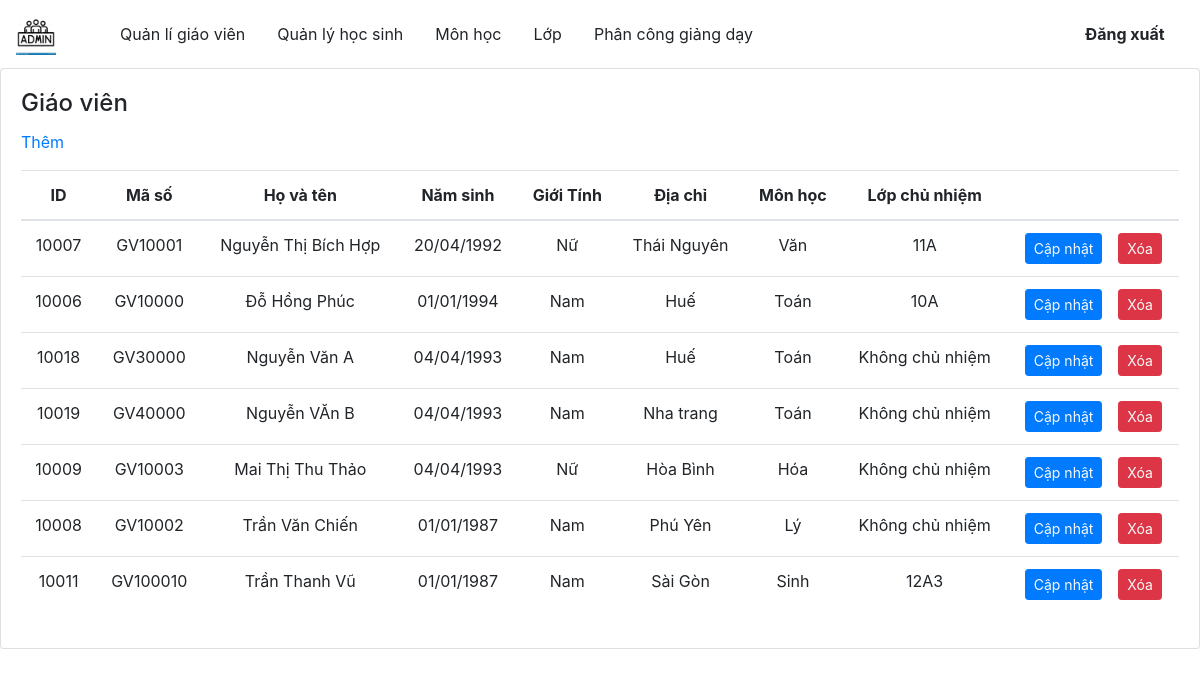
Page /admin/Giaovien on the committed database.
### tables this page shows
CREATE TABLE `giaovien` (
  `id_giaovien` int(11) NOT NULL,
  `msgv` varchar(11) NOT NULL,
  `tengv` varchar(30) DEFAULT NULL,
  `namsinh` date NOT NULL,
  `gioitinh` varchar(30) NOT NULL,
  `diachi` varchar(30) NOT NULL,
  `id_monhoc` int(11) DEFAULT NULL
);

CREATE TABLE `monhoc` (
  `id_monhoc` int(11) NOT NULL,
  `mamh` varchar(11) NOT NULL,
  `tenmh` varchar(30) DEFAULT NULL,
  `sotiet` int(11) DEFAULT NULL
);

CREATE TABLE `lop` (
  `id_lop` int(11) NOT NULL,
  `malop` varchar(11) NOT NULL,
  `tenlop` varchar(30) DEFAULT NULL,
  `siso` int(11) DEFAULT NULL,
  `id_msgv` int(11) DEFAULT NULL,
  `id_nam` int(11) DEFAULT NULL
);

### admin/Controllers/Giaovien.php (called while the page is built, shortened)
<?php
    require_once'./Models/Giaovien.php';
    class Giaovien {
       function index(){
          $datagv= new GiaovienModel();
          $r =  $datagv->getGv();
         require_once'./Views/Giaovien.php';
       }
   }
?>

### admin/index.php (called while the page is built, shortened)
<?php
    require_once'./Controllers/app.php';
    $app =new App();
?>

### admin/Models/Connect.php (called while the page is built)
<?php
    class Connect{
        var $db=null;
        public function __construct(){
            $dsn='mysql:host=localhost;dbname=hocba';
            $user='root';
            $pass= "";
            try {
                $this->db=new PDO($dsn,$user,$pass,array(PDO::MYSQL_ATTR_INIT_COMMAND=>"SET NAMES utf8"));
            } catch (PDOException $e) {
                echo $e->getMessage();
                exit();
            }
        }
        function exutedQuery($sql){
            try{
                $results=$this->db->prepare($sql);
                return $results;
            }
            catch (PDOException $e) {
                echo $e->getMessage();
                 echo "Ko thành công";
                exit();
            }
        }
    }
?>

### admin/Models/Giaovien.php (called while the page is built, shortened)
<?php
    require_once'Connect.php';
    class GiaovienModel{
        function getGv(){
            $sql ="Select giaovien.id_giaovien, giaovien.msgv,tengv,Date_format(namsinh,'%d/%m/%Y') as 'namsinh',gioitinh,diachi,tenmh,tenlop
            from giaovien LEFT JOIN lop on giaovien.id_giaovien=lop.id_msgv,monhoc
            where  giaovien.id_monhoc=monhoc.id_monhoc
                    ";
            $db= new Connect();
            $results = $db->exutedQuery($sql);
            $results->execute();
            return $results;
        }
    }
?>

### admin/Views/Giaovien.php (the view, shortened to what this page needs)
<!DOCTYPE html>
<html lang="en">
<?php  include'link.php'; ?>
<body>
    <div class="container-scroller">
        <?php  include'menu.php'; ?>
        <div class="main-panel">
            <div class="row ">
                <div class="col-lg-12 grid-margin stretch-card">
                    <div class="card">
                        <div class="card-body">
                            <h4 class="card-title">Giáo viên</h4>
                            <a href="http://localhost/PHP/project/hocba/admin/Giaovien/add"class="card-description"> Thêm</a>
                            <table class="table ">
                                <thead>
                                    <tr class="text-center">
                                        <th  style="font-weight: bold;"> ID </th>
                                        <th  style="font-weight: bold;"> Mã số </th>
                                        <th style="font-weight: bold;"> Họ và tên </th>
                                        <th  style="font-weight: bold;"> Năm sinh </th>
                                        <th style="font-weight: bold;"> Giới Tính </th>
                                        <th style="font-weight: bold;"> Địa chỉ </th>
                                        <th style="font-weight: bold;"> Môn học</th>
                                        <th style="font-weight: bold;"> Lớp chủ nhiệm</th>
                                        <th> </th>
                                    </tr>
                                </thead>
                                <tbody>
                                <?php
                                while($row = $r->fetch()):
                                ?>
                                    <tr class="text-center">
                                        <td> <?php echo $row['id_giaovien'] ;?> </td>
                                        <td> <?php echo $row['msgv'] ;?> </td>
                                        <td>  <?php echo $row['tengv'] ;?> </td>
                                        <td> <?php echo $row['namsinh'] ;?></td>
                                        <td>  <?php echo $row['gioitinh'] ;?></td>
                                        <td> <?php echo $row['diachi'] ;?> </td>
                                        <td>  <?php echo $row['tenmh'] ;?> </td>
                                        <td>  <?php if($row['tenlop']!=null) echo $row['tenlop'];
                                                    else echo "Không chủ nhiệm";
                                               ?>
                                        </td>
                                        <td>
                                            <?php
                                                echo "<button type='button' class='btn btn-primary btn-sm'>
                                                <a class='text-light' href='Giaovien/edit/".$row['id_giaovien']."'> Cập nhật </a> </button>";
                                                echo "<button type='button' class='btn btn-danger btn-sm ml-3'>
                                                <a class='text-light' href='Giaovien/delete/".$row['id_giaovien']."'>Xóa </a> </button>";
                                            ?>
                                        </td>
                                    </tr>
                                    <?php
                                    endwhile;
                                    ?>
                                </tbody>
                            </table>
                        </div>
                    </div>
                </div>
            </div>
        </div>
    </div>
</body>
</head>

### admin/Controllers/app.php (shortened to what this page needs)
<?php
class app{
    private $controller;
    private $action;
   function __construct(){
    $this->controller="Home";
    $this->action="index";
    $this->handelUrl();
   }
   function getUrl(){
       if(isset($_SERVER["PATH_INFO"])){
           $url = $_SERVER["PATH_INFO"];
       }
       else
           $url="/";
        return $url;
   }
   function handelUrl(){
        $url =$this->getUrl();
        $url= explode("/", filter_var(trim($url,"/"),));
        $url=array_values($url);
        if(!empty($url[0])){
            $this->controller = ucfirst($url[0]);
            unset($url[0]);
        }
        $this->params=$url?array_values($url):[];
        if(method_exists($this->controller,$this->action)){
            call_user_func_array([new $this->controller,$this->action],$this->params);
        }
}
}
?>

### admin/Views/link.php (shortened to what this page needs)
<head>
    <link rel="stylesheet" href="https://maxcdn.bootstrapcdn.com/bootstrap/4.5.2/css/bootstrap.min.css">
</head>

### admin/Views/menu.php (shortened to what this page needs)
<nav class="navbar navbar-expand-sm navbar-dark">
    <a class="navbar-brand" href="http://localhost/PHP/project/hocba/admin/">
    <img src="./public/img/three-persons-admin-icon-outline-style-vector-web-design-isolated-white-background-179719844.jpg" alt="logo" style="width:40px;">
    </a>
    <ul class="nav ">
        <li class="nav-item nav-profile">
            <a href="#" class="nav-link ">
            </a>
        </li>
        <li class="nav-item">
            <a class="nav-link" href="http://localhost/PHP/project/hocba/admin/Giaovien">
                <span class="menu-title text-body">Quản lí giáo viên</span>
            </a>
        </li>
        <li class="nav-item">
            <a class="nav-link" href="http://localhost/PHP/project/hocba/admin/Hocsinh">
                <span class="menu-title  text-body">Quản lý học sinh</span>
            </a>
        </li>
        <li class="nav-item">
            <a class="nav-link" href="http://localhost/PHP/project/hocba/admin/Monhoc">
                <span class="menu-title  text-body">Môn học</span>
            </a>
        </li>
        <li class="nav-item">
            <a class="nav-link" href="http://localhost/PHP/project/hocba/admin/Lop">
                <span class="menu-title  text-body">Lớp</span>
            </a>
        </li>
        <li class="nav-item">
            <a class="nav-link" href="http://localhost/PHP/project/hocba/admin/Phancong">
                <span class="menu-title  text-body">Phân công giảng dạy</span>
            </a>
        </li>
        <li class="nav-item " style="margin-left: 300px;">
            <a class="nav-link "   href="http://localhost/PHP/project/hocba/">
                <span class="menu-title  text-body" style="font-weight: bold;">Đăng xuất </span>
            </a>
        </li>
    </ul>
</nav>

### rows in the picture
giaovien: id_giaovien "10007", msgv "GV10001", tengv "Nguyễn Thị Bích Hợp", namsinh "20/04/1992", gioitinh "Nữ", diachi "Thái Nguyên", id_monhoc.tenmh "Văn", lop.tenlop "11A"
giaovien: id_giaovien "10006", msgv "GV10000", tengv "Đỗ Hồng Phúc", namsinh "01/01/1994", gioitinh "Nam", diachi "Huế", id_monhoc.tenmh "Toán", lop.tenlop "10A"
giaovien: id_giaovien "10018", msgv "GV30000", tengv "Nguyễn Văn A", namsinh "04/04/1993", gioitinh "Nam", diachi "Huế", id_monhoc.tenmh "Toán", shows "Không chủ nhiệm"
giaovien: id_giaovien "10019", msgv "GV40000", tengv "Nguyễn VĂn B", namsinh "04/04/1993", gioitinh "Nam", diachi "Nha trang", id_monhoc.tenmh "Toán", shows "Không chủ nhiệm"
giaovien: id_giaovien "10009", msgv "GV10003", tengv "Mai Thị Thu Thảo", namsinh "04/04/1993", gioitinh "Nữ", diachi "Hòa Bình", id_monhoc.tenmh "Hóa", shows "Không chủ nhiệm"
giaovien: id_giaovien "10008", msgv "GV10002", tengv "Trần Văn Chiến", namsinh "01/01/1987", gioitinh "Nam", diachi "Phú Yên", id_monhoc.tenmh "Lý", shows "Không chủ nhiệm"
giaovien: id_giaovien "10011", msgv "GV100010", tengv "Trần Thanh Vũ", namsinh "01/01/1987", gioitinh "Nam", diachi "Sài Gòn", id_monhoc.tenmh "Sinh", lop.tenlop "12A3"
